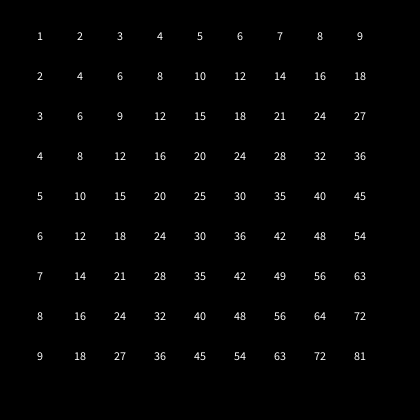
Frame 1 (no input)
Frame 60 (the mouse pressed at the canvas centre just before this capture): identical to frame 1, image omitted
Frame 120 (the mouse held since frame 60 and released just before this capture): identical to frame 1, image omitted

The Processing sketch that drew this single still picture (run headless with seeded random() and noise(); from frame 60 on, the mouse is pressed at the canvas centre):

// Processing sketch: processing_75696
// ── processing_75696.pde

/* OpenProcessing Tweak of *@*http://www.openprocessing.org/sketch/74979*@* */
/* !do not delete the line above, required for linking your tweak if you re-upload */
boolean t;
int prevK;
int currK;

void setup() {
  size(420, 420);
  smooth();
}

void draw() {
  int i = 1;
  int j = 1;

  background(0);
  textAlign(CENTER);

  while (i<10) {
    while (j<10) {
      if ((i==1)&&(j==currK)) {
        fill(0, 255, 0);
      }
      else if ((j==1)&&(i==prevK)) {
        fill(0, 255, 0);
      }
      else {
        fill(255);
      }
      
      if ((i*j==prevK*currK)&&(i==prevK)&&(j==currK)) {
        fill(255, 0, 0);
      }
      
      text(i*j, 40*i, 40*j);
      j++;
    }
    j = 1;
    i++;
  }
}

void keyReleased() {

  if ((keyCode >= 49)&&(keyCode <= 57)&&(t==false)) {
    prevK = keyCode -48;
  }

  if ((keyCode >= 49)&&(keyCode <= 57)&&(t==true)) {
    currK = keyCode -48;
  }

  if ((keyCode >= 97)&&(keyCode <= 105)&&(t==false)) {
    prevK = keyCode -96;
  }

  if ((keyCode >= 97)&&(keyCode <= 105)&&(t==true)) {
    currK = keyCode -96;
  }

  t=!t;
  println(t);
}
